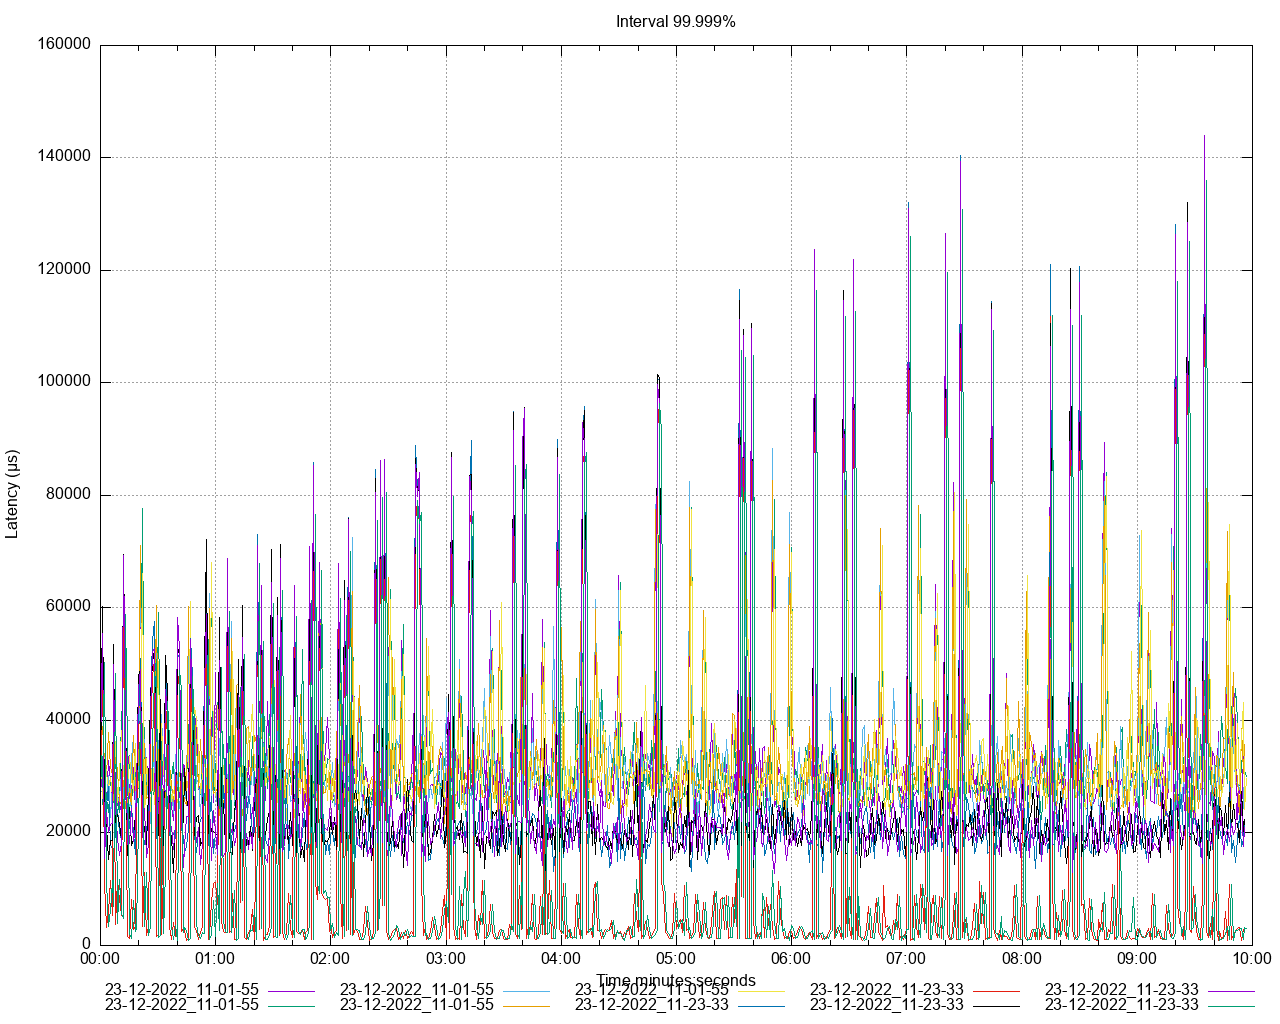

Write gnuplot code to recreate this figure.
set title 'Interval 99.999%' noenhanced
set style data lines
set datafile separator ","
set terminal png size 1280,1024
set grid
set key below
set xdata time
set timefmt "%s"
offset = 0
t0(x)=(offset=($0==0) ? x : offset, x - offset)
set xlabel 'Time minutes:seconds'
set ylabel 'Latency (μs)'
set output '/Users/ahmet.mircik/Workspace/python/hazelcast-simulator/offload-benchmarks/report/latency/latency_interval_99999_get.png'
plot \
   '/Users/ahmet.mircik/Workspace/python/hazelcast-simulator/offload-benchmarks/report/data/latency_interval_99999_get_1.data' using (t0(timecolumn(1))):2 title "23-12-2022_11-01-55" noenhanced , \
   '/Users/ahmet.mircik/Workspace/python/hazelcast-simulator/offload-benchmarks/report/data/latency_interval_99999_get_2.data' using (t0(timecolumn(1))):2 title "23-12-2022_11-01-55" noenhanced , \
   '/Users/ahmet.mircik/Workspace/python/hazelcast-simulator/offload-benchmarks/report/data/latency_interval_99999_get_3.data' using (t0(timecolumn(1))):2 title "23-12-2022_11-01-55" noenhanced , \
   '/Users/ahmet.mircik/Workspace/python/hazelcast-simulator/offload-benchmarks/report/data/latency_interval_99999_get_4.data' using (t0(timecolumn(1))):2 title "23-12-2022_11-01-55" noenhanced , \
   '/Users/ahmet.mircik/Workspace/python/hazelcast-simulator/offload-benchmarks/report/data/latency_interval_99999_get_5.data' using (t0(timecolumn(1))):2 title "23-12-2022_11-01-55" noenhanced , \
   '/Users/ahmet.mircik/Workspace/python/hazelcast-simulator/offload-benchmarks/report/data/latency_interval_99999_get_6.data' using (t0(timecolumn(1))):2 title "23-12-2022_11-23-33" noenhanced , \
   '/Users/ahmet.mircik/Workspace/python/hazelcast-simulator/offload-benchmarks/report/data/latency_interval_99999_get_7.data' using (t0(timecolumn(1))):2 title "23-12-2022_11-23-33" noenhanced , \
   '/Users/ahmet.mircik/Workspace/python/hazelcast-simulator/offload-benchmarks/report/data/latency_interval_99999_get_8.data' using (t0(timecolumn(1))):2 title "23-12-2022_11-23-33" noenhanced , \
   '/Users/ahmet.mircik/Workspace/python/hazelcast-simulator/offload-benchmarks/report/data/latency_interval_99999_get_9.data' using (t0(timecolumn(1))):2 title "23-12-2022_11-23-33" noenhanced , \
   '/Users/ahmet.mircik/Workspace/python/hazelcast-simulator/offload-benchmarks/report/data/latency_interval_99999_get_10.data' using (t0(timecolumn(1))):2 title "23-12-2022_11-23-33" noenhanced , \
